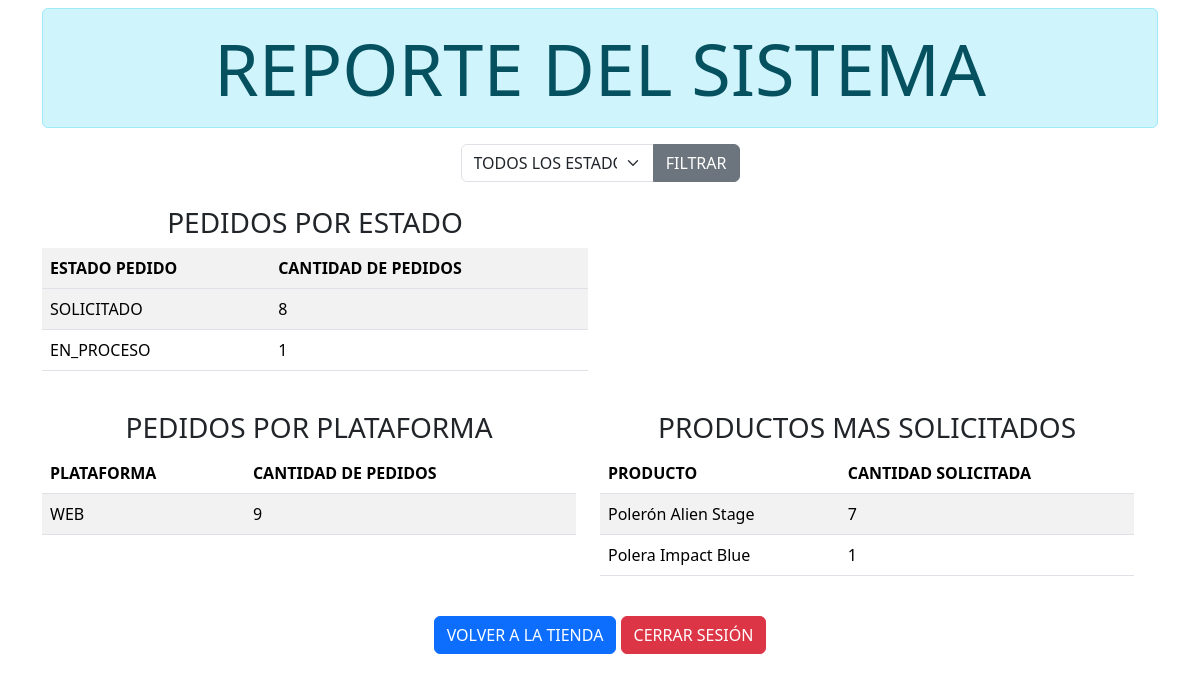
The app's page /reporte_sistema/ (signed in) with its own data.
### mainApp/models.py (models this page shows, shortened)
class Pedido(models.Model):
    estados_pedido = [
    ("SOLICITADO", "Solicitado"),
    ("APROBADO", "Aprobado"),
    ("EN_PROCESO", "En proceso"),
    ("REALIZADA", "Realizada"),
    ("ENTREGADA", "Entregada"),
    ("FINALIZADA", "Finalizada"),
    ("CANCELADA", "Cancelada"),
]
    plataformas = [
        ("FACEBOOK", "Facebook"),
        ("INSTAGRAM", "Instagram"),
        ("WHATSAPP", "WhatsApp"),
        ("PRESENCIAL", "Presencial"),
        ("WEB", "Página Web"),
        ("OTRA", "Otra"),
    ]
    estados_pago = [
        ("PENDIENTE", "Pendiente"),
        ("PARCIAL", "Parcial"),
        ("PAGADO", "Pagado"),
    ]
    token = models.UUIDField(default=uuid.uuid4, unique=True, editable=False)
    cliente_nombre = models.CharField(max_length=150)
    cliente_contacto = models.CharField(max_length=150)  #coso para contactar al cliente xd osea email tlf etc
    producto = models.ForeignKey(Producto, on_delete=models.SET_NULL, null=True, blank=True)
    descripcion = models.TextField()
    estado_pedido = models.CharField(max_length=20, choices= estados_pedido, default="SOLICITADO")
    estado_pago = models.CharField(max_length=20, choices= estados_pago, default="PENDIENTE")
    plataforma_origen = models.CharField(max_length=20, choices=plataformas)
    fecha_creacion = models.DateTimeField(auto_now_add=True)
    fecha_necesita = models.DateField(blank=True, null=True)

class Producto(models.Model):
    categoria = models.ForeignKey(Categoria, on_delete=models.CASCADE)
    nombre = models.CharField(max_length=120)
    descripcion = models.TextField()
    producto_destacado = models.BooleanField(default=False)
    precio_base = models.PositiveIntegerField()
    foto_1 = models.ImageField(upload_to='media/', blank=True)
    foto_2 = models.ImageField(upload_to='media/', blank=True)
    foto_3 = models.ImageField(upload_to='media/', blank=True)

### mainApp/views.py (the view)
# urls.py: path('reporte_sistema/', views.reporte_sistema, name='reporte_sistema'),
@login_required
def reporte_sistema(request):
    pedidos_filtrados = Pedido.objects.all()
    estado_seleccionado = request.GET.get('estado')
    lista_estados_choices = Pedido.estados_pedido
    plataforma_seleccionada = request.GET.get('plataforma')
    if estado_seleccionado and estado_seleccionado != 'TODOS':
        pedidos_filtrados = pedidos_filtrados.filter(estado_pedido=estado_seleccionado)
    reporte_por_estado = pedidos_filtrados.values('estado_pedido').annotate(cantidad=Count('id')).order_by('-cantidad')
    reporte_por_plataforma = pedidos_filtrados.values('plataforma_origen').annotate(cantidad=Count('id')).order_by('-cantidad')
    reporte_productos_solicitados = pedidos_filtrados.filter(producto__isnull=False).values('producto__nombre' ).annotate(cantidad=Count('producto')).order_by('-cantidad')[:10]
    data = {
        'reporte_por_estado': reporte_por_estado,
        'reporte_por_plataforma': reporte_por_plataforma,
        'reporte_productos_solicitados': reporte_productos_solicitados,
        'estado_seleccionado': estado_seleccionado,
        'estados': lista_estados_choices,
        'plataforma_seleccionada' : plataforma_seleccionada,
    }
    return render(request, 'reporte_sistema.html', data)

### templates/reporte_sistema.html (shortened to what this page needs)
<!doctype html>
<html lang="en">
    <head>
        <link
            href="https://cdn.jsdelivr.net/npm/bootstrap@5.3.2/dist/css/bootstrap.min.css"
            rel="stylesheet"
        />
    </head>
    <body class="container mt-2">
        <div class="alert alert-info text-center display-2" role="alert">REPORTE DEL SISTEMA</div>
        <form method="GET" class="mb-4">
            <div class="input-group w-25 justify-content-center mx-auto">
                <select name="estado" class="form-select">
                    <option value="TODOS" {% if estado_seleccionado == "TODOS" %}selected{% endif %}>TODOS LOS ESTADOS</option>
                </select>
                <button class="btn btn-secondary" type="submit">FILTRAR</button>
            </div>
        <div class="row my-4">
            <div class="col-md-6">
                <h3 class="text-center">PEDIDOS POR ESTADO</h3>
                <table class="table table-striped">
                        <tr>
                            <th>ESTADO PEDIDO</th>
                            <th>CANTIDAD DE PEDIDOS</th>
                        </tr>
                    <tbody>
                        {% for item in reporte_por_estado %}
                        <tr>
                            <td>{{ item.estado_pedido }}</td>
                            <td>{{ item.cantidad }}</td>
                        </tr>
                        {% endfor %}
                    </tbody>
                </table>
            </div>
        <div class="row my-4">
            <div class="col-md-6">
                <h3 class="text-center">PEDIDOS POR PLATAFORMA</h3>
                <table class="table table-striped">
                    <thead>
                        <tr>
                            <th>PLATAFORMA</th>
                            <th>CANTIDAD DE PEDIDOS</th>
                        </tr>
                    </thead>
                    <tbody>
                        {% for item in reporte_por_plataforma %}
                        <tr>
                            <td>{{ item.plataforma_origen }}</td>
                            <td>{{ item.cantidad }}</td>
                        </tr>
                        {% endfor %}
                    </tbody>
                </table>
            </div>
            <div class="col-md-6">
                <h3 class="text-center">PRODUCTOS MAS SOLICITADOS</h3>
                <table class="table table-striped">
                    <thead>
                        <tr>
                            <th>PRODUCTO</th>
                            <th>CANTIDAD SOLICITADA</th>
                        </tr>
                    </thead>
                    <tbody>
                        {% for item in reporte_productos_solicitados %}
                        <tr>
                            <td>{{ item.producto__nombre }}</td>
                            <td>{{ item.cantidad }}</td>
                        </tr>
                        {% endfor %}
                    </tbody>
                </table>
            </div>
        </div>
        <div class="text-center mb-4">
            <a href="{% url 'home' %}" class="btn btn-primary">VOLVER A LA TIENDA</a>
            <a href="{% url 'cerrar_sesion' %}" class="btn btn-danger">CERRAR SESIÓN</a>
        </div>
    </body>
</html>

### records on screen
Pedido: estado_pedido "SOLICITADO", cantidad "8"
Pedido: estado_pedido "EN_PROCESO", cantidad "1"
Pedido: plataforma_origen "WEB", cantidad "9"
Producto: producto__nombre "Polerón Alien Stage", cantidad "7"
Producto: producto__nombre "Polera Impact Blue", cantidad "1"
